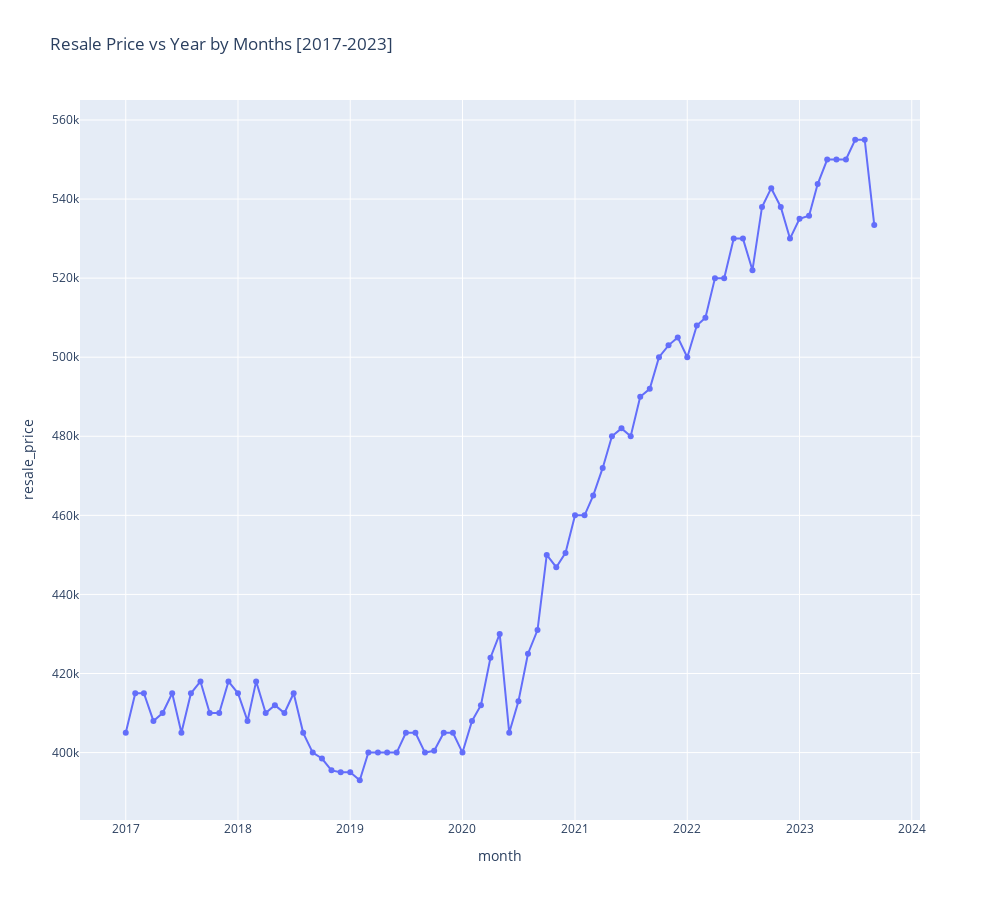

The cell this chart's notebook holds for it:
### Code cell
median_prices = resale_hdb.groupby('month')['resale_price'].median().reset_index()
fig = px.line(median_prices, x = "month", y="resale_price", markers=True, title = "Resale Price vs Year by Months [2017-2023]")
fig.update_layout(width=1000, height=900)
fig.show()
